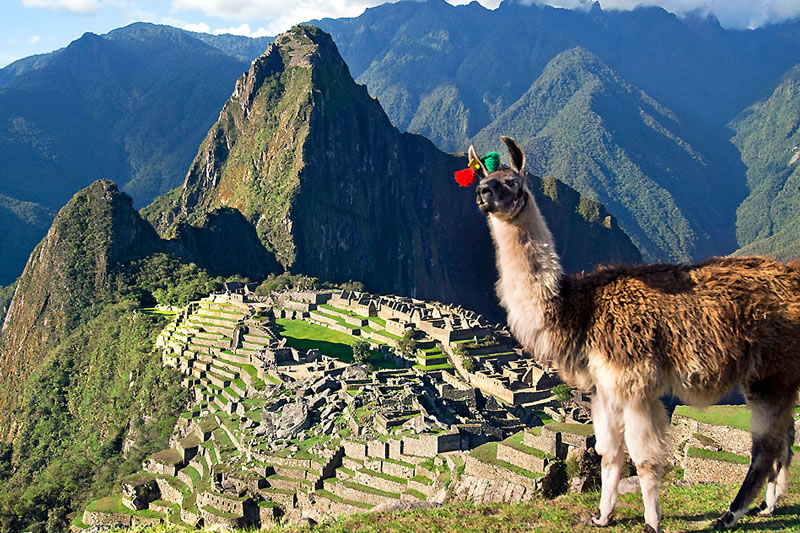
#> input picture img/machu_picchu.jpg, 800 x 533 px, found by its file name
$ python exe01.py
#> lines starting #> are read from the running program, lines starting #| are printed output that depends on the picture
''' Operaciones para la extracción de características de imágenes digitales en base al operador seleccionado '''

import math
from PIL import Image
from tkinter import messagebox
from os import listdir, remove, path

imgGray = Image.open("img/machu_picchu.jpg").convert("L")
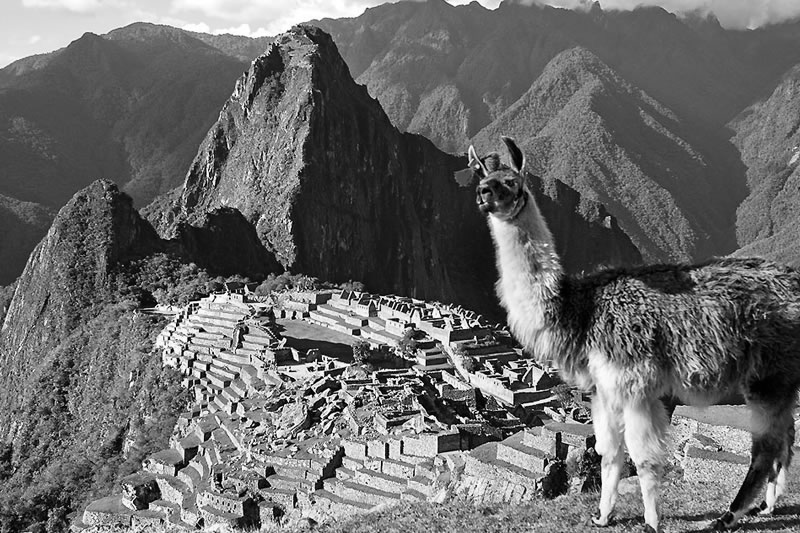
#> imgGray: PIL image 800x533 L; min 0, max 255, mean 106.5
weight, height = imgGray.size
#> weight = 800; height = 533

average = [ [0.1,0.1,0.1],
             [0.1,0.1,0.1],
             [0.1,0.1,0.1]]

robertsX = [ [0.0,0.0,0.0],
             [0.0,1.0,0.0],
             [0.0,0.0,-1.0]]

robertsY = [ [0.0,0.0,0.0],
             [0.0,0.0,1.0],
             [0.0,-1.0,0.0]]

prewittX = [ [-1.0,0.0,1.0],
             [-1.0,0.0,1.0],
             [-1.0,0.0,1.0]]

prewittY = [ [-1.0,-1.0,-1.0],
             [0.0,0.0,0.0],
             [1.0,1.0,1.0]]

sobelX = [ [-1.0,0.0,1.0],
             [-2.0,0.0,2.0],
             [-1.0,0.0,1.0]]

sobelY = [ [-1.0,-2.0,-1.0],
             [0.0,0.0,0.0],
             [1.0,2.0,1.0]]

def openImage(img):
    f = Image.open(img)
    f.show()

# [103 lines left out: functions selectFilter, setAverageFilter, setCustomFilter, deleteImages, not called in this run]
